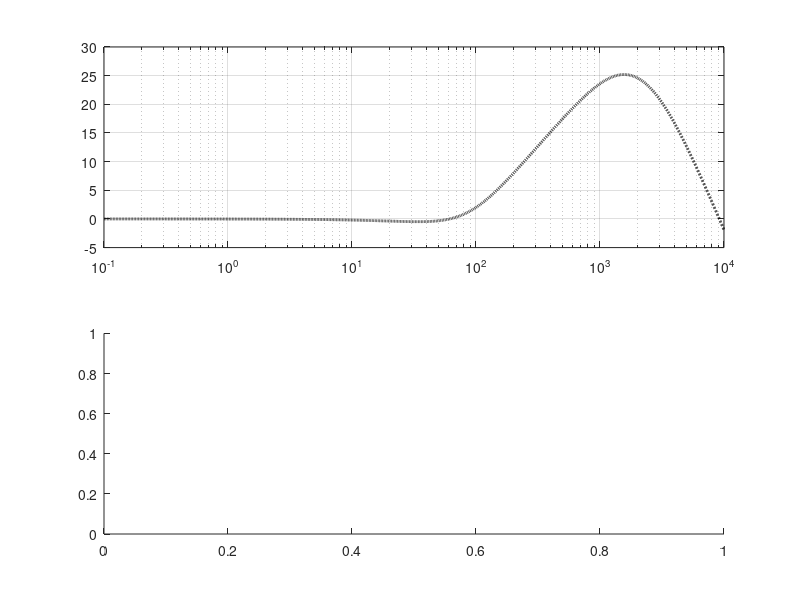

Reproduce this figure in MATLAB. (Note: this script raises an error after producing the figure.)
clc;
clear; 
close all;

f = logspace(-1,4,10000);
j = sqrt(-1);
s = j*f;

wi = 2*pi*14.15;
wz = 2*pi*14.15;
wp = 2*pi*240.46;
wlp = 2*pi*412.23;

LL = (s.^1.2/wz^1.2 + 1)./(s.^1.2/wp^1.2 + 1);
LP = 1./((s/wlp).^1.62 + (s/wlp).^0.81 + 1)./(s/wlp+1);

LLf = (24.29 * s.^3 + 3760 * s.^2 + 2.818e05 * s + 1.418e06)./...
     (s.^3 + 1495 * s.^2 + 2.76e05 * s + 1.418e06);
% LLf =   (27.12 *s.^3 + 5462 *s.^2 + 4.579e05 *s  + 2.968e06)./...
%         (s.^3 + 1544 * s.^2 + 4.456e05 * s + 2.967e06);
LPf =    (200.7 * s.^9 + 4.273e06 * s.^8 + 3.097e10 * s.^7 + 8.083e13 * s.^6 + 3.291e16 * s.^5 + 4.925e18 * s.^4 + 2.707e20 * s.^3 + 2.322e21 * s.^2 + 7.173e21 * s + 7.542e21)./...                                                                                                          
         (s.^10 + 1.294e04 * s.^9 + 5.587e07 * s.^8 + 1.148e11 * s.^7 + 1.166e14 * s.^6 + 3.877e16 * s.^5 + 5.28e18 * s.^4 + 2.745e20 * s.^3  + 2.336e21 * s.^2 + 7.191e21 * s + 7.544e21);
C = LL.*LP;     
Cf = LLf.*LPf;
%%
    figure; 
% subplot(211),semilogx(f,20*log10(abs(LL)),'linewidth',2), grid on, hold on
% subplot(212),semilogx(f,180*(phase(LL))/pi,'linewidth',2), grid on, hold on
% 
% subplot(211),semilogx(f,20*log10(abs(LLf)),'linewidth',2), grid on, hold on
% subplot(212),semilogx(f,180*(phase(LLf))/pi,'linewidth',2), grid on, hold on

% subplot(211),semilogx(f,20*log10(abs(LP)),'linewidth',2), grid on, hold on
% subplot(212),semilogx(f,180*(phase(LP))/pi,'linewidth',2), grid on, hold on
% 
% subplot(211),semilogx(f,20*log10(abs(LPf)),'linewidth',2), grid on, hold on
% subplot(212),semilogx(f,180*(phase(LPf))/pi,'linewidth',2), grid on, hold on

subplot(211),semilogx(f,20*log10(abs(C)),'k--','linewidth',2), grid on, hold on
subplot(212),semilogx(f,180*(phase(C))/pi,'k--','linewidth',2), grid on, hold on

subplot(211),semilogx(f,20*log10(abs(Cf)),'k','linewidth',2), grid on, hold on
ylabel('Magnitude (dB)'); axis([10 10^4 -3 30]);
subplot(212),semilogx(f,180*(phase(Cf))/pi,'k','linewidth',2), grid on, hold on
xlabel('Frequency (Hz)'); ylabel('Phase (deg)'); axis([10 10^4 -150 90]);
legend('Fractional controller','Approximated controller');
